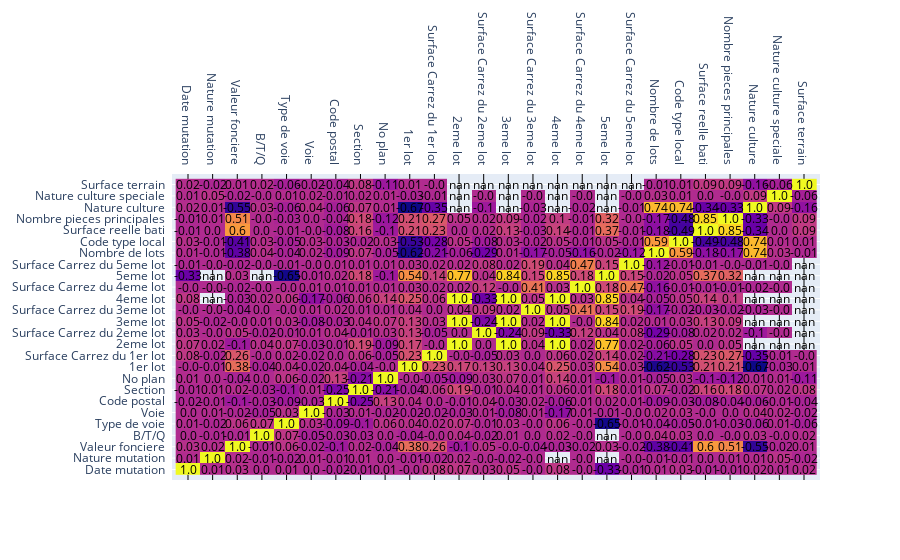

Source (notebook cell):
### Markdown cell above
## variable explicative

### Code cell
# Correlation matrix
#corr_matrix = filtered_data.corr().round(2)
corr_matrix = filtered_data_numeric.corr().round(2)

import plotly.figure_factory as ff

fig = ff.create_annotated_heatmap(corr_matrix.values,
                                  x = corr_matrix.columns.tolist(),
                                  y = corr_matrix.index.tolist())


fig.show()
